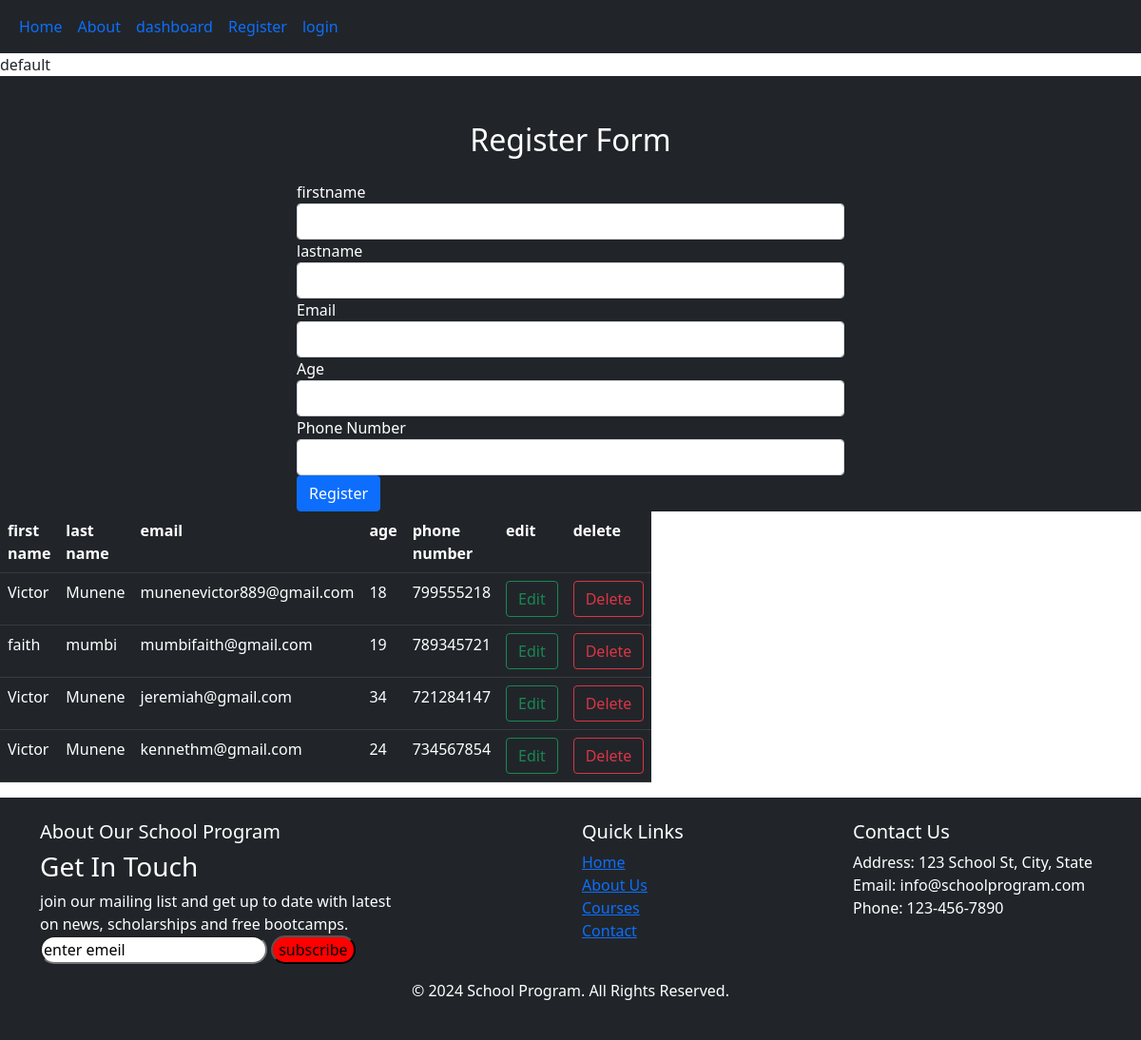
Page /registration/addstudent on the earlier database version.
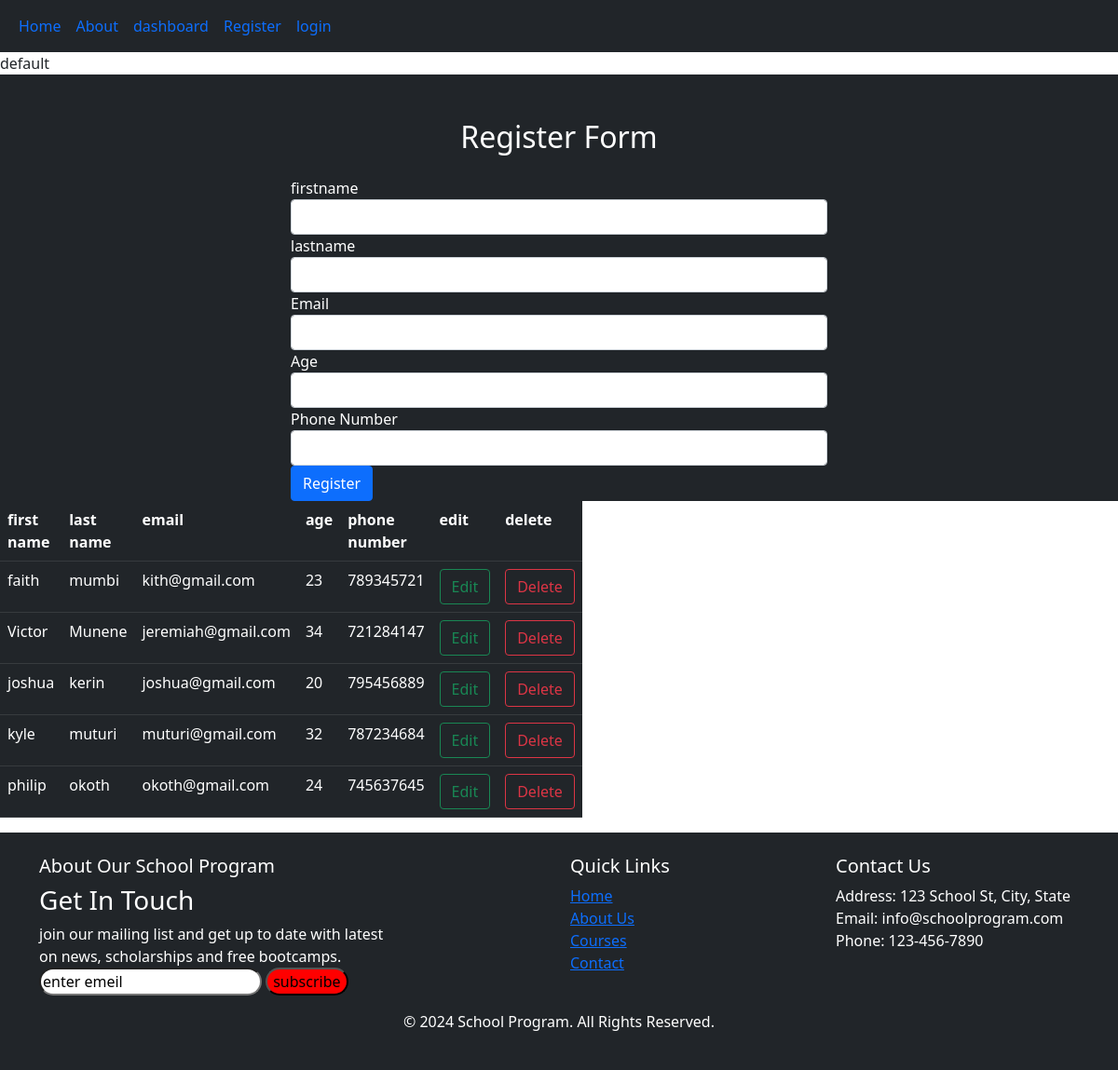
Same page on the later database version.
### registration/models.py (models this page shows)
class testmonkey(models.Model):
    firstname = models.CharField(max_length=100)
    lastname = models.CharField(max_length=100)
    email = models.EmailField(unique=True)
    age = models.IntegerField()
    phone_number = models.IntegerField(blank=True, null=True)

### registration/views.py (the view, shortened to what this page needs)
# urls.py: path('addstudent', views.addstudent, name='addstudent'),
@csrf_exempt
def addstudent(request):
    data = testmonkey.objects.all()
    context = {'data':data}
    return render(request, 'dashboard.html', context)

### registration/templates/dashboard.html (shortened to what this page needs)
<!DOCTYPE html>
<html lang="en">
<head>
     <link href="https://cdn.jsdelivr.net/npm/bootstrap@5.0.2/dist/css/bootstrap.min.css" rel="stylesheet">
</head>
{% extends 'base.html' %}
{% block content %}
<div>
    <div class="container-fluid bg-dark text-white" style="float: right">
        <div class="row justify-content-center">
            <div class="col-md-6 mt-5">
                <h2 class="text-center mb-4">Register Form</h2>
                <form action="/addstudent" method="post">
                    <div class="form-group">
                        <label for="fname">firstname</label>
                        <input type="text" class="form-control" id="fname" name="firstname" required>
                    </div>
                    <div class="form-group">
                        <label for="lname">lastname</label>
                        <input type="text" class="form-control" id="lname" name="lastname" required>
                    </div>
                    <div class="form-group">
                        <label for="email">Email</label>
                        <input type="email" class="form-control" id="email" name="email" required>
                    </div>
                     <div class="form-group">
                        <label for="age">Age</label>
                        <input type="number" class="form-control" id="age" name="age" required>
                    </div>
                     <div class="form-group">
                        <label for="number">Phone Number</label>
                        <input type="number" class="form-control" id="number" name="phone" required>
                    </div><button type="submit" class="btn btn-primary">Register</button></form>
            </div>
        </div>
    </div>
</div>
<div class="col-md-6" >
   <table class ="table table-hover table-dark table-border">
       <tr>
           <th>first name</th>
           <th>last name</th>
           <th>email</th>
           <th>age</th>
           <th>phone number</th>
           <th>edit</th>
           <th>delete</th>
       </tr>
    <tr>
    {% for student in data %}
    <tr>
           <td>{{ student.firstname }}</td>
           <td>{{ student.lastname }}</td>
           <td>{{ student.email }}</td>
           <td>{{ student.age }}</td>
           <td>{{ student.phone_number }}</td>
           <td>
               <a href="/editstudent/{{ student.id }}" type="button" class="btn btn-outline-success">Edit</a>
           </td>
           <td>
               <a href="/deletestudent/{{ student.id }}" type="button" class="btn btn-outline-danger">Delete</a>
           </td>
    </tr>
        {% endfor %}
</table>
</div>
{% endblock %}

### registration/templates/base.html (shortened to what this page needs)
<!DOCTYPE html>
<html lang="en">
<head>
 <link href="https://cdn.jsdelivr.net/npm/bootstrap@5.0.2/dist/css/bootstrap.min.css" rel="stylesheet">
</head>
<body>
<nav class="navbar navbar-expand-sm bg-dark navbar-success">
    <div class="container-fluid">
        <ul class="navbar-nav">
            <li class="nav-item">
                <a class="nav-link home" href="{% url 'myhome' %}">Home</a>
            </li>
                 <li class="nav-item">
                <a class="nav-link home" href="{% url 'about_us' %}">About</a>
            </li>
                 <li class="nav-item">
                <a class="nav-link home" href="{% url 'dashboard' %}">dashboard</a>
            </li>
                 <li class="nav-item">
                <a class="nav-link home" href="{% url 'register' %}">Register</a>
            </li>
             <li class="nav-item">
                <a class="nav-link home" href="{% url 'login' %}">login</a>
            </li>
        </ul>
    </div>
</nav>
    <header>
        {% block header %}
            default
        {% endblock %}
    </header>
    <main>
        {% block content %}{% endblock %}
    </main>
                <footer class="bg-dark text-white py-4 ">
        {% block footer %}
    <div class="container">
        <div class="row">
            <div class="col-md-6">
                <h5>About Our School Program</h5>
                   <h3>
                             Get In Touch
                        </h3>
                        <p>
                            join our mailing list and get up to date with latest<br>
                            on news, scholarships and free bootcamps.<br>
                            <input type="email" name="email" value="enter emeil" style="background-color: white; border-radius: 20px">
                            <input type="submit" name="subscribe button" value="subscribe" style="background-color: red; border-radius: 15px">
                        </p>
            </div>
            <div class="col-md-3">
                <h5>Quick Links</h5>
                <ul class="list-unstyled">
                    <li><a href="#">Home</a></li>
                    <li><a href="#">About Us</a></li>
                    <li><a href="#">Courses</a></li>
                    <li><a href="#">Contact</a></li>
                </ul>
            </div>
            <div class="col-md-3">
                <h5>Contact Us</h5>
                <ul class="list-unstyled">
                    <li>Address: 123 School St, City, State</li>
                    <li>Email: info@schoolprogram.com</li>
                    <li>Phone: 123-456-7890</li>
                </ul>
            </div>
        </div>
        <div class="row">
            <div class="col-md-12 text-center">
                <p>&copy; 2024 School Program. All Rights Reserved.</p>
            </div>
        </div>
    </div>
        {% endblock %}
        </footer>
</body>
</html>

Differences in the rows shown:
removed testmonkey: firstname "Victor", lastname "Munene", email "munenevictor889@gmail.com", age "18", phone_number "799555218"
removed testmonkey: firstname "Victor", lastname "Munene", email "kennethm@gmail.com", age "24", phone_number "734567854"
changed testmonkey "faith": email "mumbifaith@gmail.com" → "kith@gmail.com"; age "19" → "23"
added testmonkey: firstname "joshua", lastname "kerin", email "joshua@gmail.com", age "20", phone_number "795456889"
added testmonkey: firstname "kyle", lastname "muturi", email "muturi@gmail.com", age "32", phone_number "787234684"
added testmonkey: firstname "philip", lastname "okoth", email "okoth@gmail.com", age "24", phone_number "745637645"
